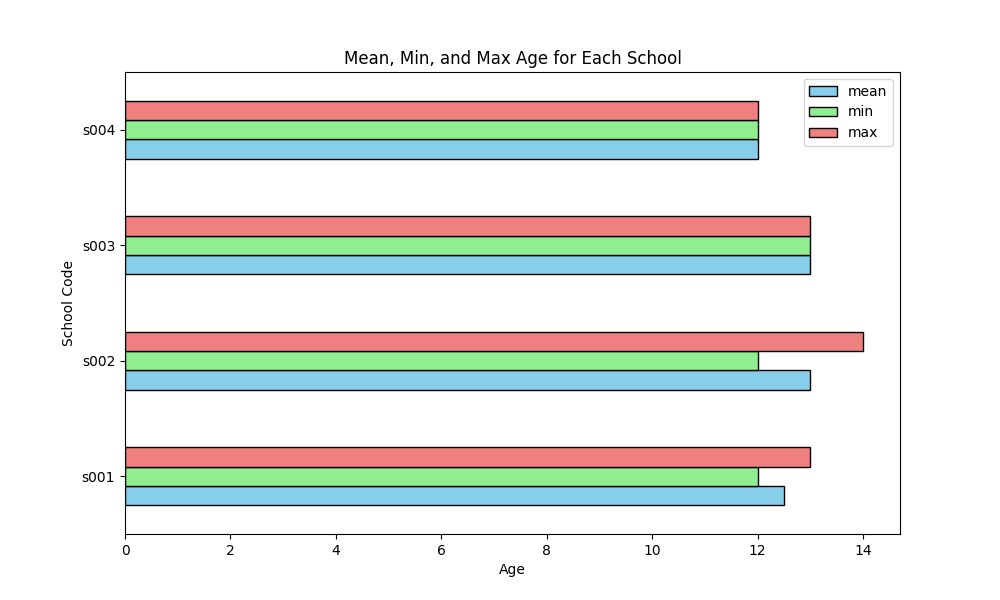

This figure's Python source:
"""2.Write a Pandas program to split the following dataframe by school code and get mean, min, and max value of age for each school. Also generate a horizontal bar chart based on the result and explain the conclusion.

 Input: student_data = pd.DataFrame({ 'school_code': ['s001','s002','s003','s001','s002','s004'],

 'class': ['V', 'V', 'VI', 'VI', 'V', 'VI'], 

'name': ['Alberto Franco','Gino Mcneill','Ryan Parkes', 'Eesha Hinton', 'Gino Mcneill', 'David Parkes'], 

'age': [12, 12, 13, 13, 14, 12], 

'height': [173, 192, 186, 167, 151, 159], 

'weight': [35, 32, 33, 30, 31, 32], 

'address': ['street1', 'street2', 'street3', 'street1', 'street2', 'street4']}, )
"""
import pandas as pd
import matplotlib.pyplot as plt

# Define the DataFrame
student_data = pd.DataFrame({
    'school_code': ['s001', 's002', 's003', 's001', 's002', 's004'],
    'class': ['V', 'V', 'VI', 'VI', 'V', 'VI'],
    'name': ['Alberto Franco', 'Gino Mcneill', 'Ryan Parkes', 'Eesha Hinton', 'Gino Mcneill', 'David Parkes'],
    'age': [12, 12, 13, 13, 14, 12],
    'height': [173, 192, 186, 167, 151, 159],
    'weight': [35, 32, 33, 30, 31, 32],
    'address': ['street1', 'street2', 'street3', 'street1', 'street2', 'street4']
})

# Group by 'school_code' and calculate mean, min, and max of 'age'
age_stats = student_data.groupby('school_code')['age'].agg(['mean', 'min', 'max'])

# Generate a horizontal bar chart for each statistic
age_stats.plot(kind='barh', figsize=(10, 6), color=['skyblue', 'lightgreen', 'lightcoral'], edgecolor='black')

# Add title and labels
plt.title('Mean, Min, and Max Age for Each School')
plt.xlabel('Age')
plt.ylabel('School Code')

# Show the plot
plt.show()
